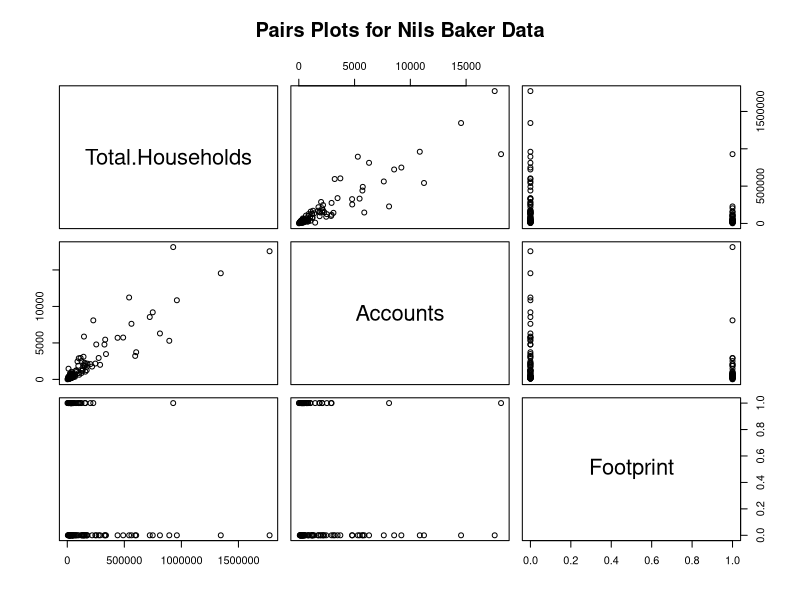

R code for this plot:
## ---- chunk 1
d <- read.csv("41330723.csv", header = TRUE, stringsAsFactors = FALSE)
d <- d[1:120, ] # last two rows contain no data
names(d) <- c("ID", "Total.Households", "Accounts", "Footprint")

for (i in 2:3) {
  d[[i]] <- gsub(",", "", d[[i]])
  d[[i]] <- as.numeric(d[[i]])
}
d[["Footprint"]][d[["Footprint"]] == "Outside"] <- 0
d[["Footprint"]][d[["Footprint"]] == "Inside"] <- 1
d[["Footprint"]] <- as.numeric(d[["Footprint"]])
d[["ID"]] <- as.numeric(d[["ID"]])
## ---- chunk 2
cor(d)
## ---- chunk 3
head(d)
## ---- chunk 4
pairs(d[2:length(d)], main = "Pairs Plots for Nils Baker Data")
